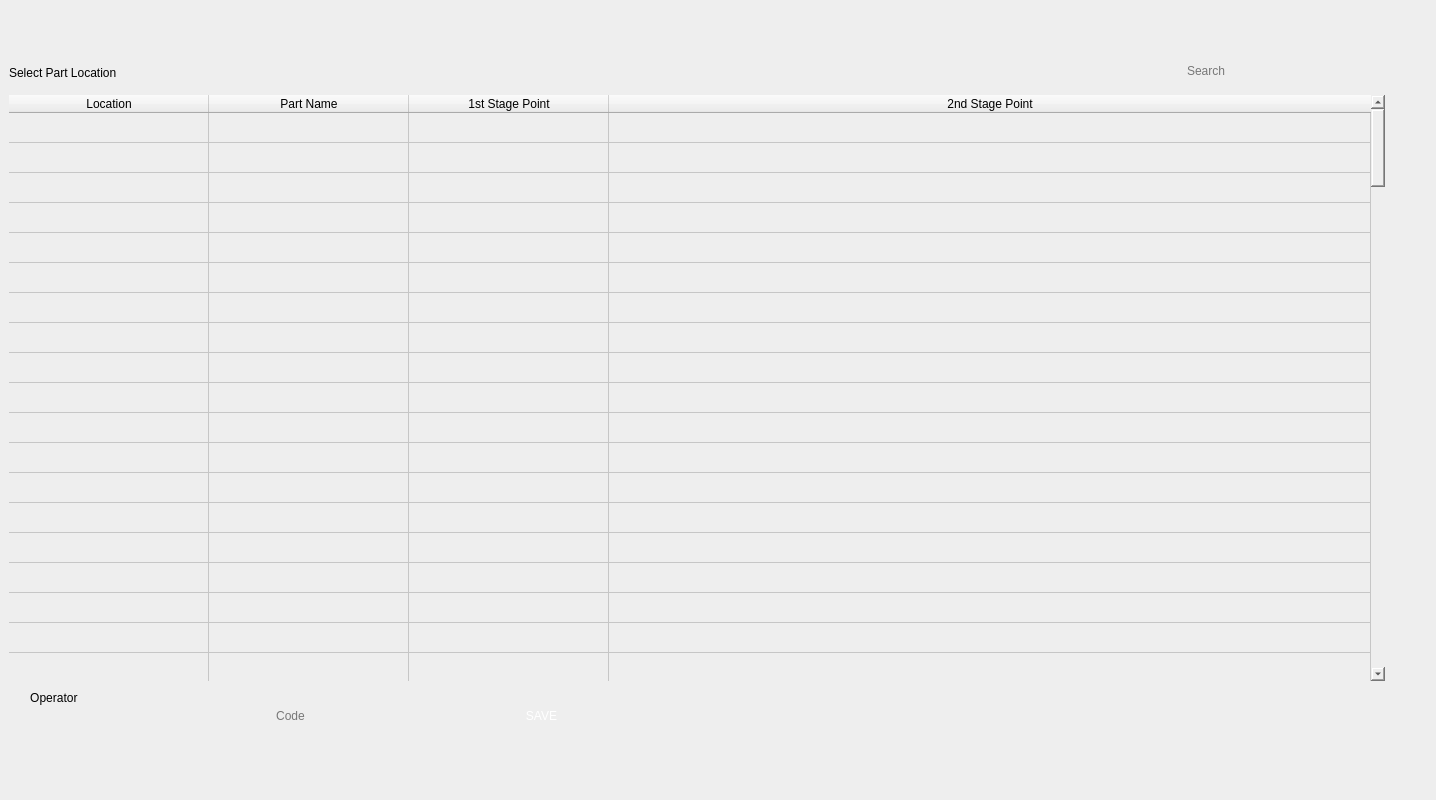
<?xml version="1.0" encoding="UTF-8"?>
<ui version="4.0">
 <class>MainWindow</class>
 <widget class="QMainWindow" name="MainWindow">
  <property name="geometry">
   <rect>
    <x>0</x>
    <y>0</y>
    <width>1436</width>
    <height>800</height>
   </rect>
  </property>
  <property name="windowTitle">
   <string>MainWindow</string>
  </property>
  <property name="styleSheet">
   <string notr="true">background-color: rgb(238, 238, 238);</string>
  </property>
  <widget class="QWidget" name="centralwidget">
   <layout class="QGridLayout" name="gridLayout">
    <item row="0" column="0">
     <layout class="QVBoxLayout" name="verticalLayout_3">
      <item>
       <layout class="QHBoxLayout" name="horizontalLayout_3">
        <item>
         <widget class="QLabel" name="label">
          <property name="minimumSize">
           <size>
            <width>185</width>
            <height>24</height>
           </size>
          </property>
          <property name="maximumSize">
           <size>
            <width>185</width>
            <height>21</height>
           </size>
          </property>
          <property name="styleSheet">
           <string notr="true">font: 14pt &quot;Roboto Condensed&quot;;
</string>
          </property>
          <property name="text">
           <string>Select Part Location</string>
          </property>
         </widget>
        </item>
        <item>
         <spacer name="horizontalSpacer_3">
          <property name="orientation">
           <enum>Qt::Horizontal</enum>
          </property>
          <property name="sizeHint" stdset="0">
           <size>
            <width>40</width>
            <height>20</height>
           </size>
          </property>
         </spacer>
        </item>
        <item>
         <widget class="QFrame" name="frame_2">
          <property name="minimumSize">
           <size>
            <width>200</width>
            <height>34</height>
           </size>
          </property>
          <property name="maximumSize">
           <size>
            <width>105</width>
            <height>34</height>
           </size>
          </property>
          <property name="frameShape">
           <enum>QFrame::NoFrame</enum>
          </property>
          <property name="frameShadow">
           <enum>QFrame::Raised</enum>
          </property>
          <widget class="QLineEdit" name="lineEdit">
           <property name="geometry">
            <rect>
             <x>0</x>
             <y>0</y>
             <width>200</width>
             <height>32</height>
            </rect>
           </property>
           <property name="minimumSize">
            <size>
             <width>200</width>
             <height>32</height>
            </size>
           </property>
           <property name="maximumSize">
            <size>
             <width>100</width>
             <height>32</height>
            </size>
           </property>
           <property name="toolTip">
            <string extracomment="Search Bar">&lt;html&gt;&lt;head/&gt;&lt;body&gt;&lt;p&gt;Search Bar&lt;/p&gt;&lt;/body&gt;&lt;/html&gt;</string>
           </property>
           <property name="styleSheet">
            <string notr="true">border-image: url(:/images/final_assets/Secondary_btn/exp_db.png);</string>
           </property>
           <property name="text">
            <string/>
           </property>
           <property name="frame">
            <bool>false</bool>
           </property>
           <property name="placeholderText">
            <string>Search</string>
           </property>
          </widget>
          <widget class="QPushButton" name="pushButton_4">
           <property name="geometry">
            <rect>
             <x>164</x>
             <y>0</y>
             <width>36</width>
             <height>31</height>
            </rect>
           </property>
           <property name="minimumSize">
            <size>
             <width>36</width>
             <height>31</height>
            </size>
           </property>
           <property name="maximumSize">
            <size>
             <width>31</width>
             <height>31</height>
            </size>
           </property>
           <property name="styleSheet">
            <string notr="true">border-image: url(:/images/final_assets/Search_bar/searchIcon.png);</string>
           </property>
           <property name="text">
            <string/>
           </property>
           <property name="flat">
            <bool>true</bool>
           </property>
          </widget>
         </widget>
        </item>
       </layout>
      </item>
      <item>
       <layout class="QHBoxLayout" name="horizontalLayout_5">
        <item>
         <widget class="QTableWidget" name="tableWidget_2">
          <property name="minimumSize">
           <size>
            <width>650</width>
            <height>100</height>
           </size>
          </property>
          <property name="maximumSize">
           <size>
            <width>1500</width>
            <height>586</height>
           </size>
          </property>
          <property name="focusPolicy">
           <enum>Qt::ClickFocus</enum>
          </property>
          <property name="styleSheet">
           <string notr="true">font: 25 16pt &quot;Roboto [GOOG]&quot;;</string>
          </property>
          <property name="frameShape">
           <enum>QFrame::NoFrame</enum>
          </property>
          <property name="frameShadow">
           <enum>QFrame::Plain</enum>
          </property>
          <property name="midLineWidth">
           <number>2</number>
          </property>
          <property name="horizontalScrollBarPolicy">
           <enum>Qt::ScrollBarAsNeeded</enum>
          </property>
          <property name="editTriggers">
           <set>QAbstractItemView::NoEditTriggers</set>
          </property>
          <property name="selectionMode">
           <enum>QAbstractItemView::SingleSelection</enum>
          </property>
          <property name="selectionBehavior">
           <enum>QAbstractItemView::SelectRows</enum>
          </property>
          <property name="showGrid">
           <bool>true</bool>
          </property>
          <property name="gridStyle">
           <enum>Qt::SolidLine</enum>
          </property>
          <property name="rowCount">
           <number>128</number>
          </property>
          <property name="columnCount">
           <number>4</number>
          </property>
          <attribute name="horizontalHeaderVisible">
           <bool>true</bool>
          </attribute>
          <attribute name="horizontalHeaderCascadingSectionResizes">
           <bool>true</bool>
          </attribute>
          <attribute name="horizontalHeaderDefaultSectionSize">
           <number>200</number>
          </attribute>
          <attribute name="horizontalHeaderMinimumSectionSize">
           <number>82</number>
          </attribute>
          <attribute name="horizontalHeaderStretchLastSection">
           <bool>true</bool>
          </attribute>
          <attribute name="verticalHeaderVisible">
           <bool>false</bool>
          </attribute>
          <attribute name="verticalHeaderDefaultSectionSize">
           <number>30</number>
          </attribute>
          <attribute name="verticalHeaderMinimumSectionSize">
           <number>30</number>
          </attribute>
          <attribute name="verticalHeaderStretchLastSection">
           <bool>true</bool>
          </attribute>
          <row/>
          <row/>
          <row/>
          <row/>
          <row/>
          <row/>
          <row/>
          <row/>
          <row/>
          <row/>
          <row/>
          <row/>
          <row/>
          <row/>
          <row/>
          <row/>
          <row/>
          <row/>
          <row/>
          <row/>
          <row/>
          <row/>
          <row/>
          <row/>
          <row/>
          <row/>
          <row/>
          <row/>
          <row/>
          <row/>
          <row/>
          <row/>
          <row/>
          <row/>
          <row/>
          <row/>
          <row/>
          <row/>
          <row/>
          <row/>
          <row/>
          <row/>
          <row/>
          <row/>
          <row/>
          <row/>
          <row/>
          <row/>
          <row/>
          <row/>
          <row/>
          <row/>
          <row/>
          <row/>
          <row/>
          <row/>
          <row/>
          <row/>
          <row/>
          <row/>
          <row/>
          <row/>
          <row/>
          <row/>
          <row/>
          <row/>
          <row/>
          <row/>
          <row/>
          <row/>
          <row/>
          <row/>
          <row/>
          <row/>
          <row/>
          <row/>
          <row/>
          <row/>
          <row/>
          <row/>
          <row/>
          <row/>
          <row/>
          <row/>
          <row/>
          <row/>
          <row/>
          <row/>
          <row/>
          <row/>
          <row/>
          <row/>
          <row/>
          <row/>
          <row/>
          <row/>
          <row/>
          <row/>
          <row/>
          <row/>
          <row/>
          <row/>
          <row/>
          <row/>
          <row/>
          <row/>
          <row/>
          <row/>
          <row/>
          <row/>
          <row/>
          <row/>
          <row/>
          <row/>
          <row/>
          <row/>
          <row/>
          <row/>
          <row/>
          <row/>
          <row/>
          <row/>
          <row/>
          <row/>
          <row/>
          <row/>
          <row/>
          <row/>
          <column>
           <property name="text">
            <string>Location</string>
           </property>
           <property name="font">
            <font>
             <weight>50</weight>
             <bold>false</bold>
            </font>
           </property>
           <property name="textAlignment">
            <set>AlignHCenter|AlignVCenter|AlignCenter</set>
           </property>
           <property name="background">
            <color>
             <red>188</red>
             <green>188</green>
             <blue>188</blue>
            </color>
           </property>
          </column>
          <column>
           <property name="text">
            <string>Part Name</string>
           </property>
           <property name="font">
            <font>
             <weight>50</weight>
             <bold>false</bold>
            </font>
           </property>
           <property name="textAlignment">
            <set>AlignHCenter|AlignVCenter|AlignCenter</set>
           </property>
           <property name="background">
            <color>
             <red>180</red>
             <green>180</green>
             <blue>180</blue>
            </color>
           </property>
          </column>
          <column>
           <property name="text">
            <string>1st Stage Point</string>
           </property>
           <property name="font">
            <font>
             <weight>50</weight>
             <bold>false</bold>
            </font>
           </property>
           <property name="textAlignment">
            <set>AlignHCenter|AlignVCenter|AlignCenter</set>
           </property>
           <property name="background">
            <color>
             <red>195</red>
             <green>195</green>
             <blue>195</blue>
            </color>
           </property>
          </column>
          <column>
           <property name="text">
            <string>2nd Stage Point</string>
           </property>
           <property name="font">
            <font>
             <weight>50</weight>
             <bold>false</bold>
            </font>
           </property>
           <property name="textAlignment">
            <set>AlignHCenter|AlignVCenter|AlignCenter</set>
           </property>
           <property name="background">
            <color>
             <red>185</red>
             <green>185</green>
             <blue>185</blue>
            </color>
           </property>
          </column>
         </widget>
        </item>
       </layout>
      </item>
      <item>
       <layout class="QHBoxLayout" name="horizontalLayout">
        <item>
         <layout class="QVBoxLayout" name="verticalLayout">
          <item>
           <widget class="QLabel" name="label_8">
            <property name="minimumSize">
             <size>
              <width>93</width>
              <height>21</height>
             </size>
            </property>
            <property name="maximumSize">
             <size>
              <width>87</width>
              <height>21</height>
             </size>
            </property>
            <property name="styleSheet">
             <string notr="true">font: 14pt &quot;Roboto Condensed&quot;;
</string>
            </property>
            <property name="frameShadow">
             <enum>QFrame::Plain</enum>
            </property>
            <property name="text">
             <string>Operator </string>
            </property>
            <property name="scaledContents">
             <bool>false</bool>
            </property>
            <property name="alignment">
             <set>Qt::AlignCenter</set>
            </property>
           </widget>
          </item>
          <item>
           <widget class="QFrame" name="frame">
            <property name="minimumSize">
             <size>
              <width>67</width>
              <height>31</height>
             </size>
            </property>
            <property name="maximumSize">
             <size>
              <width>74</width>
              <height>31</height>
             </size>
            </property>
            <property name="frameShape">
             <enum>QFrame::NoFrame</enum>
            </property>
            <property name="frameShadow">
             <enum>QFrame::Raised</enum>
            </property>
            <widget class="QLabel" name="label_49">
             <property name="geometry">
              <rect>
               <x>3</x>
               <y>3</y>
               <width>61</width>
               <height>24</height>
              </rect>
             </property>
             <property name="minimumSize">
              <size>
               <width>61</width>
               <height>24</height>
              </size>
             </property>
             <property name="maximumSize">
              <size>
               <width>61</width>
               <height>24</height>
              </size>
             </property>
             <property name="font">
              <font>
               <family>Roboto [GOOG]</family>
               <pointsize>10</pointsize>
               <weight>9</weight>
               <italic>false</italic>
               <bold>false</bold>
              </font>
             </property>
             <property name="styleSheet">
              <string notr="true">
font: 75 10pt &quot;Roboto [GOOG]&quot;;
color: rgb(255, 255, 255);</string>
             </property>
             <property name="text">
              <string/>
             </property>
             <property name="pixmap">
              <pixmap resource="resource.qrc">:/images/final_assets/Toggle_Num/no.png</pixmap>
             </property>
             <property name="scaledContents">
              <bool>true</bool>
             </property>
             <property name="alignment">
              <set>Qt::AlignRight|Qt::AlignTrailing|Qt::AlignVCenter</set>
             </property>
             <property name="indent">
              <number>15</number>
             </property>
            </widget>
            <widget class="QLabel" name="label_56">
             <property name="geometry">
              <rect>
               <x>2</x>
               <y>3</y>
               <width>25</width>
               <height>24</height>
              </rect>
             </property>
             <property name="minimumSize">
              <size>
               <width>25</width>
               <height>24</height>
              </size>
             </property>
             <property name="maximumSize">
              <size>
               <width>25</width>
               <height>24</height>
              </size>
             </property>
             <property name="styleSheet">
              <string notr="true">
background-color: rgba(255, 255, 255,0);</string>
             </property>
             <property name="text">
              <string/>
             </property>
             <property name="pixmap">
              <pixmap resource="resource.qrc">:/images/final_assets/Toggle_Num/Ellipse.png</pixmap>
             </property>
             <property name="scaledContents">
              <bool>true</bool>
             </property>
            </widget>
            <widget class="QLabel" name="label_57">
             <property name="geometry">
              <rect>
               <x>40</x>
               <y>3</y>
               <width>25</width>
               <height>24</height>
              </rect>
             </property>
             <property name="minimumSize">
              <size>
               <width>25</width>
               <height>24</height>
              </size>
             </property>
             <property name="maximumSize">
              <size>
               <width>25</width>
               <height>24</height>
              </size>
             </property>
             <property name="styleSheet">
              <string notr="true">
background-color: rgba(255, 255, 255,0);</string>
             </property>
             <property name="text">
              <string/>
             </property>
             <property name="pixmap">
              <pixmap resource="resource.qrc">:/images/final_assets/Toggle_Num/Ellipse.png</pixmap>
             </property>
             <property name="scaledContents">
              <bool>true</bool>
             </property>
            </widget>
           </widget>
          </item>
         </layout>
        </item>
        <item>
         <widget class="QLineEdit" name="op_code_line">
          <property name="maximumSize">
           <size>
            <width>365</width>
            <height>35</height>
           </size>
          </property>
          <property name="focusPolicy">
           <enum>Qt::ClickFocus</enum>
          </property>
          <property name="styleSheet">
           <string notr="true">border-image: url(:/images/final_assets/Highlighters/op_code.png);
font: 16pt &quot;Roboto [GOOG]&quot;;
border-radius: 1px;</string>
          </property>
          <property name="alignment">
           <set>Qt::AlignCenter</set>
          </property>
          <property name="placeholderText">
           <string>Code</string>
          </property>
         </widget>
        </item>
        <item>
         <widget class="QPushButton" name="pushButton_3">
          <property name="minimumSize">
           <size>
            <width>125</width>
            <height>40</height>
           </size>
          </property>
          <property name="maximumSize">
           <size>
            <width>125</width>
            <height>40</height>
           </size>
          </property>
          <property name="focusPolicy">
           <enum>Qt::NoFocus</enum>
          </property>
          <property name="styleSheet">
           <string notr="true">
background-image: url(:/images/final_assets/Main_Btn/btn_normal.png);
color: rgb(255, 255, 255);
font: 14pt &quot;Roboto [GOOG]&quot;;</string>
          </property>
          <property name="text">
           <string>SAVE</string>
          </property>
          <property name="flat">
           <bool>true</bool>
          </property>
         </widget>
        </item>
        <item>
         <spacer name="horizontalSpacer">
          <property name="orientation">
           <enum>Qt::Horizontal</enum>
          </property>
          <property name="sizeHint" stdset="0">
           <size>
            <width>40</width>
            <height>20</height>
           </size>
          </property>
         </spacer>
        </item>
       </layout>
      </item>
     </layout>
    </item>
    <item row="0" column="1">
     <layout class="QVBoxLayout" name="verticalLayout_2">
      <item>
       <widget class="QPushButton" name="pushButton">
        <property name="minimumSize">
         <size>
          <width>36</width>
          <height>36</height>
         </size>
        </property>
        <property name="maximumSize">
         <size>
          <width>36</width>
          <height>36</height>
         </size>
        </property>
        <property name="focusPolicy">
         <enum>Qt::NoFocus</enum>
        </property>
        <property name="styleSheet">
         <string notr="true">background-image: url(:/images/final_assets/Slide_Page/nxt_normal.png);</string>
        </property>
        <property name="text">
         <string/>
        </property>
        <property name="flat">
         <bool>true</bool>
        </property>
       </widget>
      </item>
     </layout>
    </item>
   </layout>
  </widget>
 </widget>
 <resources>
  <include location="resource.qrc"/>
 </resources>
 <connections/>
</ui>
